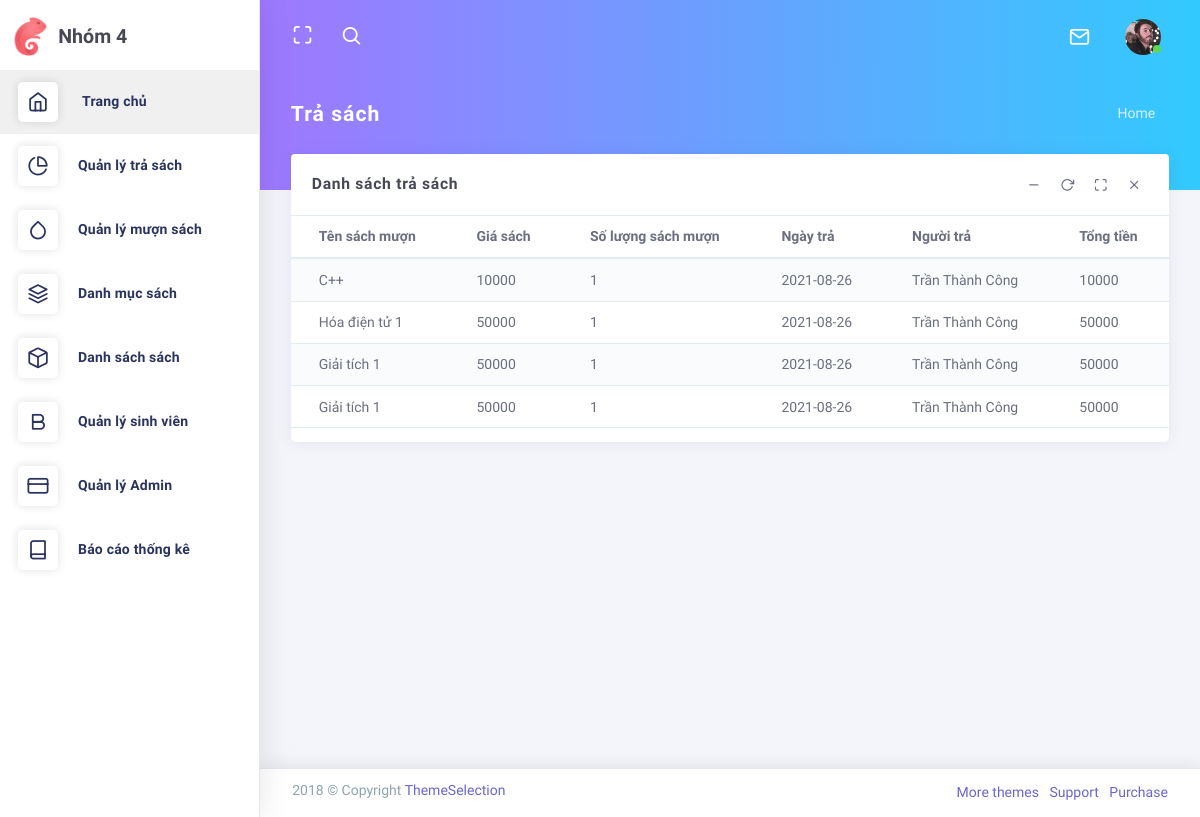
/admin/index.php?controller=statusbook&action=tra_sach_view (signed in), run on the app's committed database.
### tables this page shows
CREATE TABLE `tra_sach` (
  `id` int(11) NOT NULL,
  `product_name` varchar(255) NOT NULL,
  `product_price` int(11) NOT NULL,
  `quantity` int(11) NOT NULL,
  `order_date` date NOT NULL,
  `student_name` varchar(255) NOT NULL,
  `total_price` int(11) NOT NULL
);

### admin/controllers/StatusBookController.php (called while the page is built, shortened)
<?php
	include "models/StatusBookModel.php";
	class StatusBookController extends Controller
    {
		public function tra_sach_view()
        {
			$recordPerPage = 25;
			$numPage = ceil($this->total()/$recordPerPage);
			$data = $this->read_tra_sach($recordPerPage);
			$this->view("TraSachView.php",["data"=>$data,"numPage"=>$numPage]);
		}
	}
?>

### admin/models/StatusBookModel.php (called while the page is built, shortened)
<?php
	trait StatusBookModel{
		public function read_tra_sach($recordPerPage){
			$page = isset($_GET["p"]) && $_GET["p"] > 0 ? $_GET["p"]-1 : 0;
			$from = $page * $recordPerPage;
			$conn = Connection::connect();
			$query = $conn->query("select * from tra_sach order by id desc limit $from, $recordPerPage");
			return $query->fetchAll();
		}
	}
 ?>

### admin/views/TraSachView.php (the view, shortened to what this page needs)
<nav class="header-navbar navbar-expand-md navbar navbar-with-menu navbar-without-dd-arrow fixed-top navbar-semi-light">
    <div class="navbar-wrapper">
        <div class="navbar-container content">
            <div class="collapse navbar-collapse show" id="navbar-mobile">
                <ul class="nav navbar-nav mr-auto float-left">
                    <li class="nav-item d-none d-md-block"><a class="nav-link nav-link-expand" href="#"><i class="ficon ft-maximize"></i></a></li>
                    <li class="nav-item dropdown navbar-search"><a class="nav-link dropdown-toggle hide" data-toggle="dropdown" href="#"><i class="ficon ft-search"></i></a>
                    </li>
                </ul>
                <ul class="nav navbar-nav float-right">
                    <li class="dropdown dropdown-language nav-item"><a class="dropdown-toggle nav-link" id="dropdown-flag" href="#" data-toggle="dropdown" aria-haspopup="true" aria-expanded="false"><i class="flag-icon flag-icon-us"></i><span class="selected-language"></span></a>
                    </li>
                </ul>
                <ul class="nav navbar-nav float-right">
                    <li class="dropdown dropdown-notification nav-item"><a class="nav-link nav-link-label" href="#" data-toggle="dropdown"><i class="ficon ft-mail"> </i></a>
                    </li>
                    <li class="dropdown dropdown-user nav-item">
                        <a class="dropdown-toggle nav-link dropdown-user-link" href="#" data-toggle="dropdown"> <span class="avatar avatar-online"><img src="./public/assets/images/portrait/small/avatar-s-19.png" alt="avatar"><i></i></span></a>
                    </li>
                </ul>
            </div>
        </div>
    </div>
</nav>
<div class="app-content content">
    <div class="content-wrapper">
        <div class="content-wrapper-before"></div>
        <div class="content-header row">
            <div class="content-header-left col-md-4 col-12 mb-2">
                <h3 class="content-header-title">Trả sách</h3>
            </div>
            <div class="content-header-right col-md-8 col-12">
                <div class="breadcrumbs-top float-md-right">
                    <div class="breadcrumb-wrapper mr-1">
                        <ol class="breadcrumb">
                            <li class="breadcrumb-item">
                                <a href="index.php">Home</a>
                            </li>
                        </ol>
                    </div>
                </div>
            </div>
        </div>
        <div class="content-body">
            <div class="row">
                <div class="col-12">
                    <div class="card">
                        <div class="card-header">
                            <h4 class="card-title">Danh sách trả sách</h4>
                            <div class="heading-elements">
                                <ul class="list-inline mb-0">
                                    <li><a data-action="collapse"><i class="ft-minus"></i></a></li>
                                    <li><a data-action="reload"><i class="ft-rotate-cw"></i></a></li>
                                    <li><a data-action="expand"><i class="ft-maximize"></i></a></li>
                                    <li><a data-action="close"><i class="ft-x"></i></a></li>
                                </ul>
                            </div>
                        </div>
                        <div class="card-content collapse show">
                            <div class="table-responsive">
                                <table class="table table-striped">
                                    <thead>
                                        <tr>
                                            <th scope="col">Tên sách mượn</th>
                                            <th scope="col">Giá sách</th>
                                            <th scope="col">Số lượng sách mượn</th>
                                            <th scope="col">Ngày trả</th>
                                            <th scope="col">Người trả</th>
                                            <th scope="col">Tổng tiền</th>
                                        </tr>
                                    </thead>
                                    <tbody>
                                        <?php foreach($data as $rows): ?>
                                            <tr>
                                                <td scope="row"><?php echo $rows->product_name; ?></td>
                                                <td scope="row"><?php echo $rows->product_price; ?></td>
                                                <td scope="row"><?php echo $rows->quantity; ?></td>
                                                <td scope="row"><?php echo $rows->order_date; ?></td>
                                                <td scope="row"><?php echo $rows->student_name; ?></td>
                                                <td scope="row"><?php echo $rows->total_price; ?></td>
                                            </tr>
                                        <?php endforeach; ?>
                                    </tbody>
                                </table>
                            </div>
                        </div>
                    </div>
                </div>
            </div>
        </div>
    </div>
</div>
<footer class="footer footer-static footer-light navbar-border navbar-shadow">
    <div class="clearfix blue-grey lighten-2 text-sm-center mb-0 px-2"><span class="float-md-left d-block d-md-inline-block">2018 &copy; Copyright <a class="text-bold-800 grey darken-2" href="https://themeselection.com" target="_blank">ThemeSelection</a></span>
        <ul class="list-inline float-md-right d-block d-md-inline-blockd-none d-lg-block mb-0">
            <li class="list-inline-item"><a class="my-1" href="https://themeselection.com/" target="_blank"> More themes</a></li>
            <li class="list-inline-item"><a class="my-1" href="https://themeselection.com/support" target="_blank"> Support</a></li>
            <li class="list-inline-item"><a class="my-1" href="https://themeselection.com/products/chameleon-admin-modern-bootstrap-webapp-dashboard-html-template-ui-kit/" target="_blank"> Purchase</a></li>
        </ul>
    </div>
</footer>

### admin/public/assets/css/core/menu/menu-types/vertical-menu.css (style rules this page uses)
body.vertical-layout.vertical-menu.menu-expanded .navbar .navbar-container { margin-left: 260px; }
body.vertical-layout.vertical-menu.menu-expanded .content, body.vertical-layout.vertical-menu.menu-expanded .footer { margin-left: 260px; }

### data on the page
tra_sach: product_name "C++", product_price "10000", quantity "1", order_date "2021-08-26", student_name "Trần Thành Công", total_price "10000"
tra_sach: product_name "Hóa điện tử 1", product_price "50000", quantity "1", order_date "2021-08-26", student_name "Trần Thành Công", total_price "50000"
tra_sach: product_name "Giải tích 1", product_price "50000", quantity "1", order_date "2021-08-26", student_name "Trần Thành Công", total_price "50000"
tra_sach: product_name "Giải tích 1", product_price "50000", quantity "1", order_date "2021-08-26", student_name "Trần Thành Công", total_price "50000"
